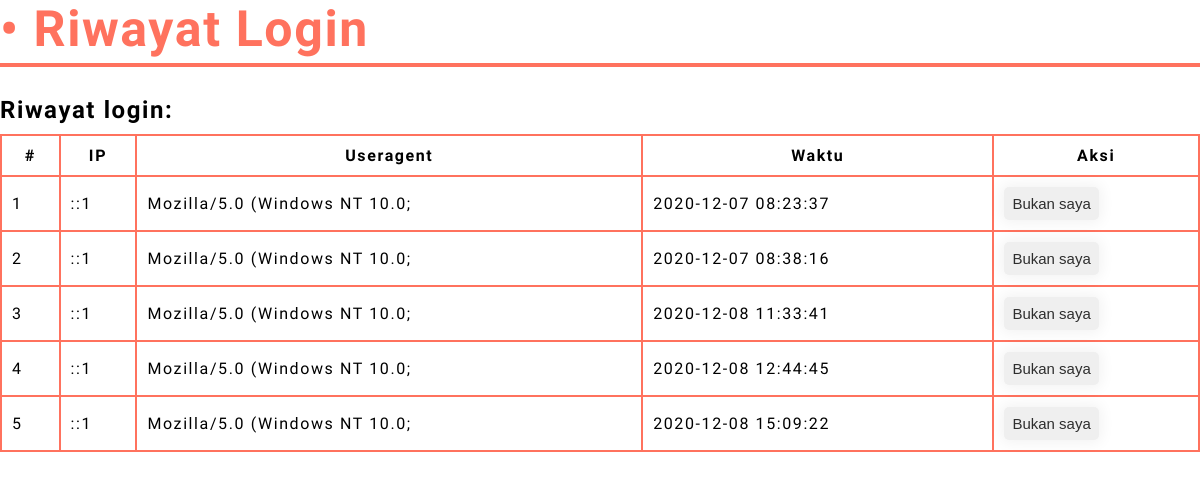
The page /page/riwayat_login.php (signed in) on the database as committed earlier.
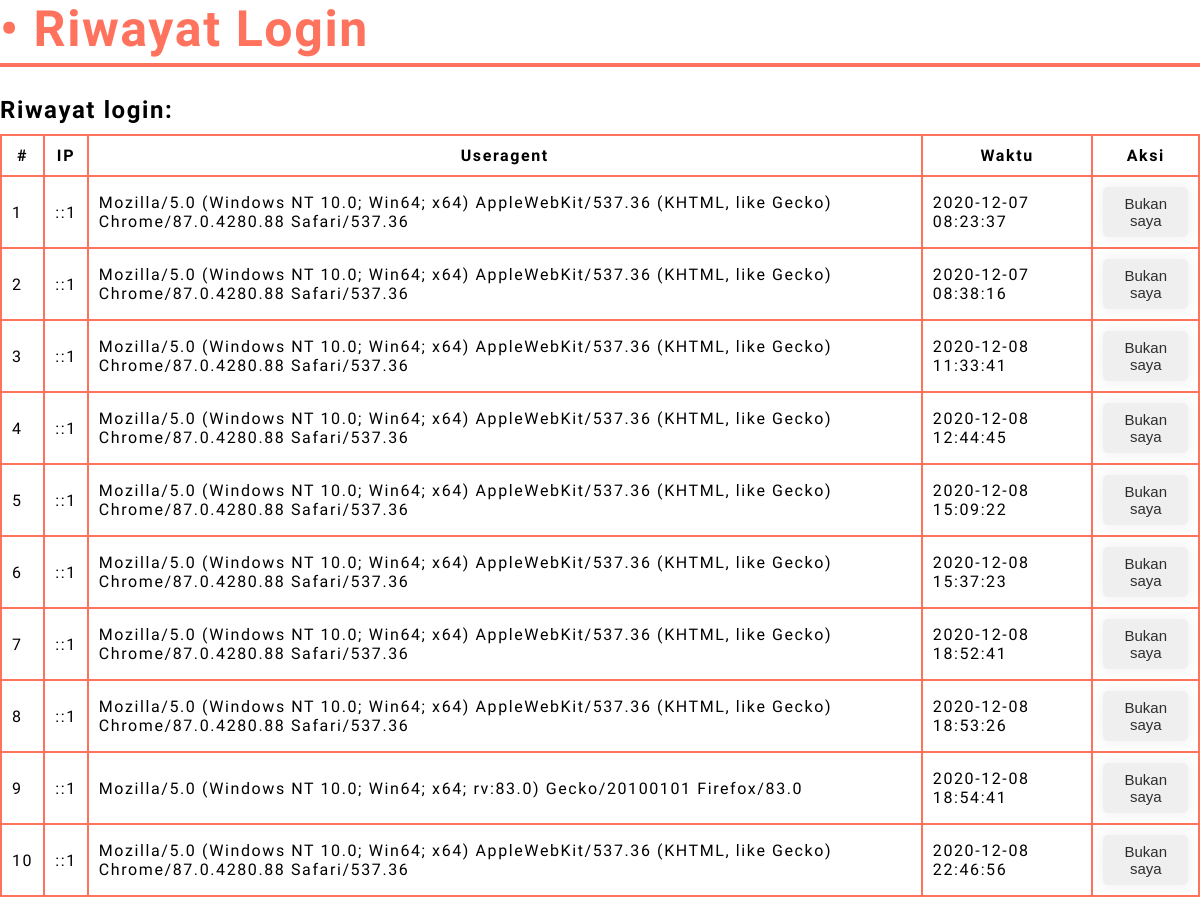
The same page on the database as committed later.
### tables this page shows
CREATE TABLE `riwayat_login` (
  `id` int(10) NOT NULL,
  `id_user` int(6) NOT NULL,
  `ua` varchar(255) NOT NULL,
  `ip` varchar(15) NOT NULL,
  `time` timestamp NOT NULL DEFAULT CURRENT_TIMESTAMP
);

### page/riwayat_login.php (the view, shortened to what this page needs)
<?php
include '../lib/koneksi.php';
$getUserLogin = $con->query("SELECT * from user where email='".$_SESSION['email']."' LIMIT 1")->fetch_assoc();
$getLoginHistory = $con->query("SELECT * from riwayat_login where id_user='".$getUserLogin['id']."'");
?>
<link href="../css/page.css" rel="stylesheet"/>
<h1 class="page-title">• Riwayat Login</h1>
<h2>Riwayat login:</h2>
<table>
	<tr>
		<th>#</th>
		<th>IP</th>
		<th>Useragent</th>
		<th>Waktu</th>
		<th>Aksi</th>
	<?php
		$i = 1;
		while($r = $getLoginHistory->fetch_assoc()){
			echo "<tr>";
			echo "<td>".$i."</td>";
			echo "<td>".$r['ip']."</td>";
			echo "<td>".$r['ua']."</td>";
			echo "<td>".$r['time']."</td>";
			echo "<td><a href=\"\"><button class=\"btn\">Bukan saya</button></a></td>";
			$i++;
			echo "</tr>";
		}
	?>
</table>

Rows that differ between the two databases and show on the page:
changed riwayat_login (number 1 of 10 on the later page): ua "Mozilla/5.0 (Windows NT 10.0;" → "Mozilla/5.0 (Windows NT 10.0; Win64; x64) AppleWebKit/537.36 (KHTML, like Gecko) Chrome/87.0.4280.88 Safari/537.36"
changed riwayat_login (number 2 of 10 on the later page): ua "Mozilla/5.0 (Windows NT 10.0;" → "Mozilla/5.0 (Windows NT 10.0; Win64; x64) AppleWebKit/537.36 (KHTML, like Gecko) Chrome/87.0.4280.88 Safari/537.36"
changed riwayat_login (number 3 of 10 on the later page): ua "Mozilla/5.0 (Windows NT 10.0;" → "Mozilla/5.0 (Windows NT 10.0; Win64; x64) AppleWebKit/537.36 (KHTML, like Gecko) Chrome/87.0.4280.88 Safari/537.36"
changed riwayat_login (number 4 of 10 on the later page): ua "Mozilla/5.0 (Windows NT 10.0;" → "Mozilla/5.0 (Windows NT 10.0; Win64; x64) AppleWebKit/537.36 (KHTML, like Gecko) Chrome/87.0.4280.88 Safari/537.36"
changed riwayat_login (number 5 of 10 on the later page): ua "Mozilla/5.0 (Windows NT 10.0;" → "Mozilla/5.0 (Windows NT 10.0; Win64; x64) AppleWebKit/537.36 (KHTML, like Gecko) Chrome/87.0.4280.88 Safari/537.36"
added riwayat_login: ip "::1", ua "Mozilla/5.0 (Windows NT 10.0; Win64; x64) AppleWebKit/537.36 (KHTML, like Gecko) Chrome/87.0.4280.88 Safari/537.36", time "2020-12-08 15:37:23"
added riwayat_login: ip "::1", ua "Mozilla/5.0 (Windows NT 10.0; Win64; x64) AppleWebKit/537.36 (KHTML, like Gecko) Chrome/87.0.4280.88 Safari/537.36", time "2020-12-08 18:52:41"
added riwayat_login: ip "::1", ua "Mozilla/5.0 (Windows NT 10.0; Win64; x64) AppleWebKit/537.36 (KHTML, like Gecko) Chrome/87.0.4280.88 Safari/537.36", time "2020-12-08 18:53:26"
added riwayat_login: ip "::1", ua "Mozilla/5.0 (Windows NT 10.0; Win64; x64; rv:83.0) Gecko/20100101 Firefox/83.0", time "2020-12-08 18:54:41"
added riwayat_login: ip "::1", ua "Mozilla/5.0 (Windows NT 10.0; Win64; x64) AppleWebKit/537.36 (KHTML, like Gecko) Chrome/87.0.4280.88 Safari/537.36", time "2020-12-08 22:46:56"
